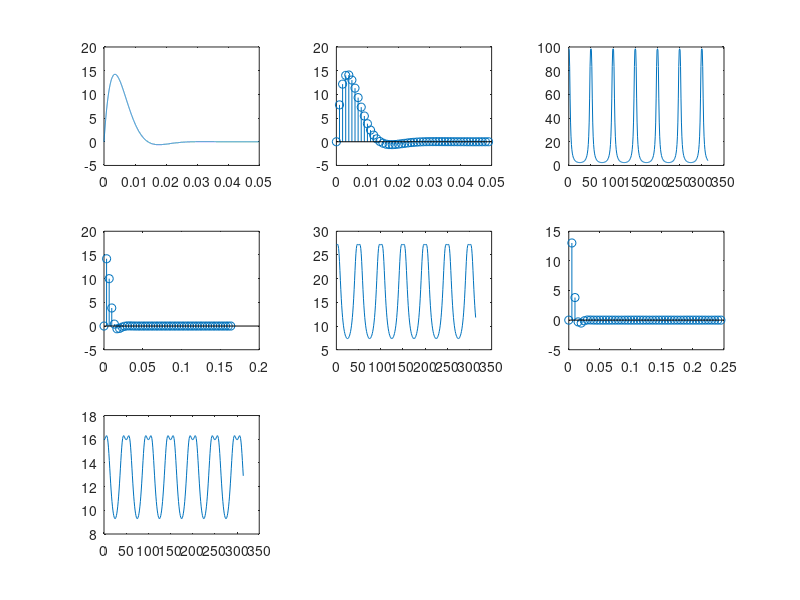

MATLAB code to generate this figure:
A=44.128;
a=50*sqrt(2)*pi;
freq0=50*sqrt(2)*pi;
fs=1000
Ts=1/fs
t=0:0.00001:0.05
X_at=A*exp(-a*t).*sin(freq0*t)
subplot(3,3,1)
plot(t,X_at);
n=0:49;
nT=n*Ts;
X_an0=A*exp(-a*nT).*sin(freq0*nT)
subplot(3,3,2)
stem(nT,X_an0)
X_ejwktemp=0
X_ejwk0=[]
for m=0:100*pi
    for n=0:49
        X_ejwktemp=X_ejwktemp+X_an0(n+1)*exp(-1*j*2*pi*m/50*n)
    end
    X_ejwk0=[X_ejwk0,X_ejwktemp]
    X_ejwktemp=0
end
X_ejwk0=abs(X_ejwk0)
m=0:100*pi
subplot(3,3,3)
plot(m,X_ejwk0)


fs=300
Ts=1/fs
n=0:49;
nT=n*Ts;
X_an1=A*exp(-a*nT).*sin(freq0*nT)
subplot(3,3,4)
stem(nT,X_an1)
X_ejwk1=[]
for m=0:100*pi
    for n=0:49
        X_ejwktemp=X_ejwktemp+X_an1(n+1)*exp(-1*j*2*pi*m/50*n)
    end
    X_ejwk1=[X_ejwk1,X_ejwktemp]
    X_ejwktemp=0
end
X_ejwk1=abs(X_ejwk1)
m=0:100*pi
subplot(3,3,5)
plot(m,X_ejwk1)



fs=200
Ts=1/fs
n=0:49;
nT=n*Ts;
X_an2=A*exp(-a*nT).*sin(freq0*nT)
subplot(3,3,6)
stem(nT,X_an2)
X_ejwk2=[]
for m=0:100*pi
    for n=0:49
        X_ejwktemp=X_ejwktemp+X_an2(n+1)*exp(-1*j*2*pi*m/50*n)
    end
    X_ejwk2=[X_ejwk2,X_ejwktemp]
    X_ejwktemp=0
end
X_ejwk2=abs(X_ejwk2)
m=0:100*pi
subplot(3,3,7)
plot(m,X_ejwk2)












